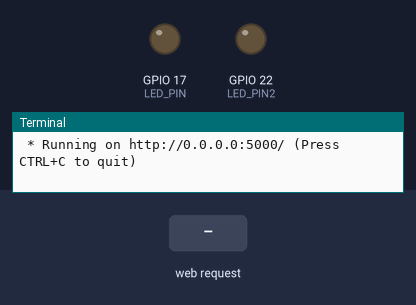
Bench run of a program on a simulated Raspberry Pi (BCM pin numbers). Parts: output pins drawn as LEDs (lit = HIGH), the last lines printed to the terminal. The inputs (shaded band) are chosen by the test bench. The clock reads 2024-03-15 10:24:30 at power-on unless the program sets it.

Above: at 1.2 s.
1.3 s: HTTP request for /led/red/on received
At 1.9 s:
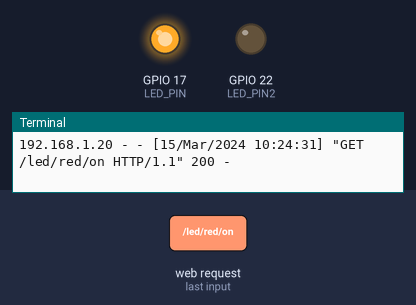
2.8 s: HTTP request for /led/blue/on received
At 4.2 s:
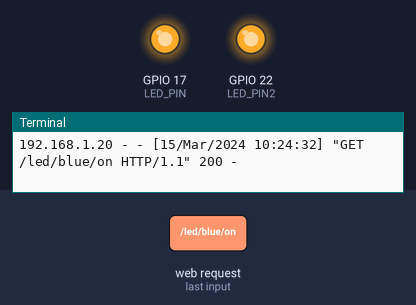
Timing chart, 0 to 5.8 s (numbered marks = the images above; inputs shaded):
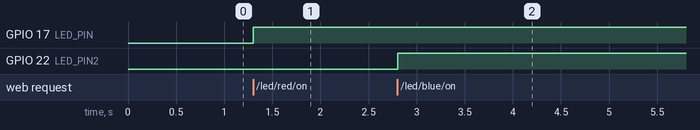

The program:

flask_led.py
```python
from flask import Flask, render_template
import RPi.GPIO as GPIO

LED_PIN = 17
LED_PIN2 = 22
GPIO.setmode(GPIO.BCM)
GPIO.setup(LED_PIN, GPIO.OUT)
GPIO.setup(LED_PIN2, GPIO.OUT)

app = Flask(__name__)

@app.route("/")
def hello():
    return render_template("hello.html")

@app.route("/led/red/<led>")
def redled(led : str):
    if(led == "on"):
        GPIO.output(LED_PIN, GPIO.HIGH)
    else:
        GPIO.output(LED_PIN, GPIO.LOW)
    return render_template("led.html", color="RED",led=led.upper())

@app.route("/led/blue/<led2>")
def blueled(led2 : str):
    if(led2 == "on"):
        GPIO.output(LED_PIN2, GPIO.HIGH)
    else:
        GPIO.output(LED_PIN2, GPIO.LOW)
    return render_template("led.html", color="BLUE", led=led2.upper())

if __name__ == "__main__":
    app.run(host="0.0.0.0")
```

Measured:
- after the input at 1.3 s, GPIO 17 (LED_PIN): LOW → HIGH at once
- after the input at 2.8 s, GPIO 22 (LED_PIN2): LOW → HIGH at once
